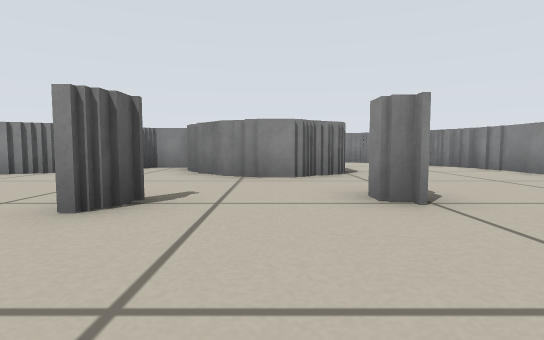
[1] (above)

18 first-person views from a walk through a world built for the Player/Stage simulator. The camera is 0.26 m above the floor, tilts 4° down and sees 80° across. The lines on the ground mark 1 m squares. The floor is counted in squares, 0.5 m on a side. Each view is taken from the middle of a square. On the plan, view 1 faces up. The plan holds only what a view shows up to about 9 squares ahead; the rest is blank. Robots are left out.

[2]
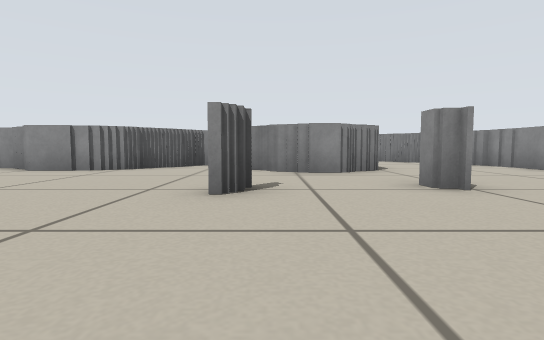

[3]
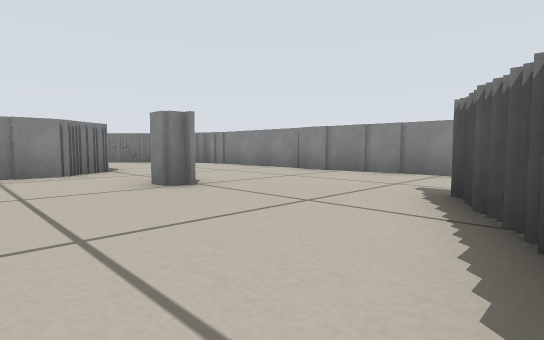

[4]
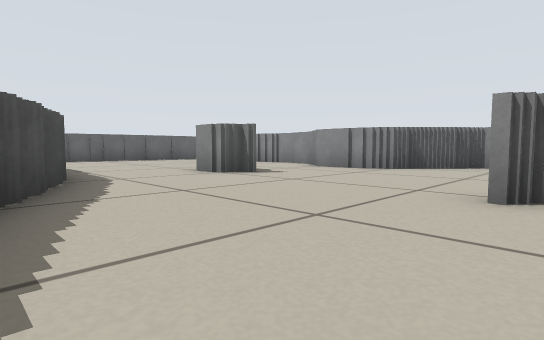

[5]
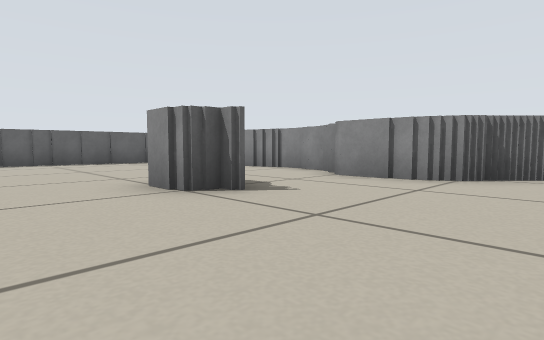

[6]
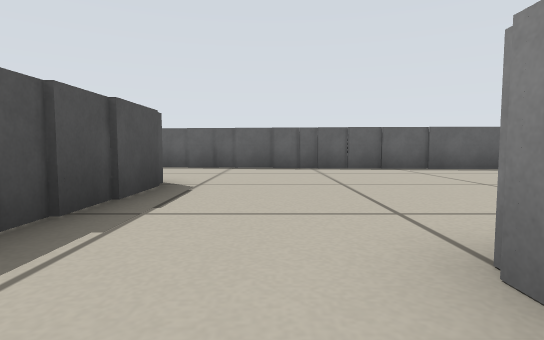

[7]
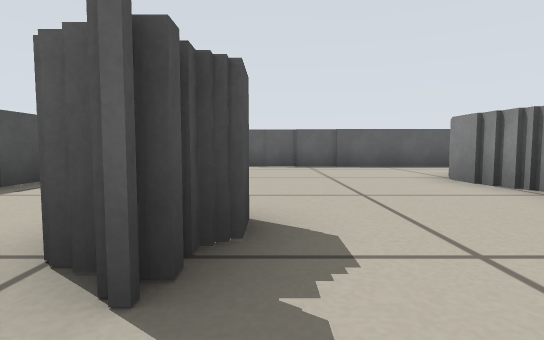

[8]
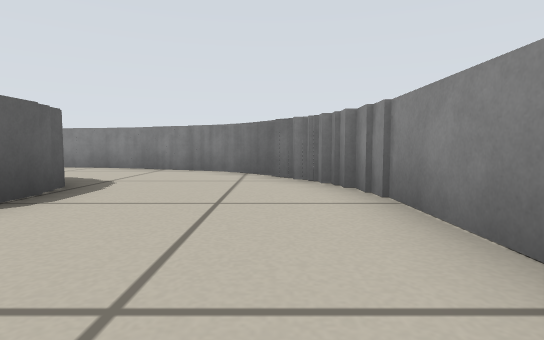

[9]
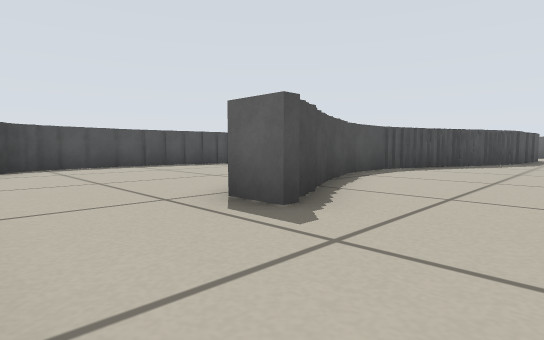

[10]
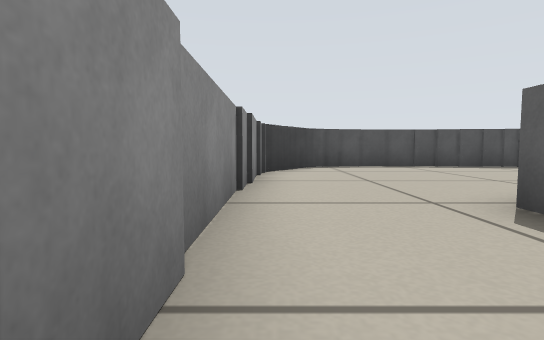

[11]
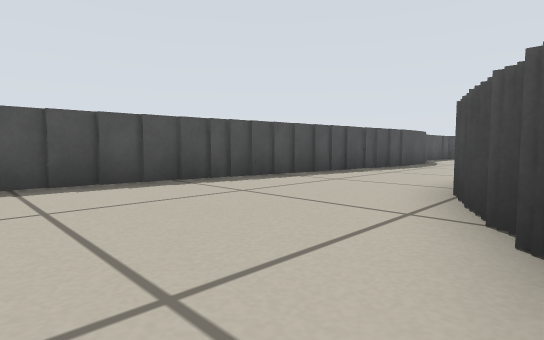

[12]
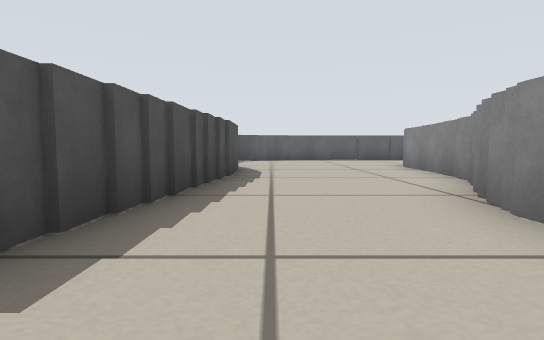

[13]
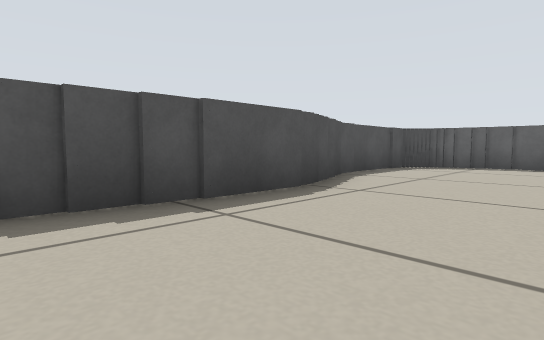

[14]
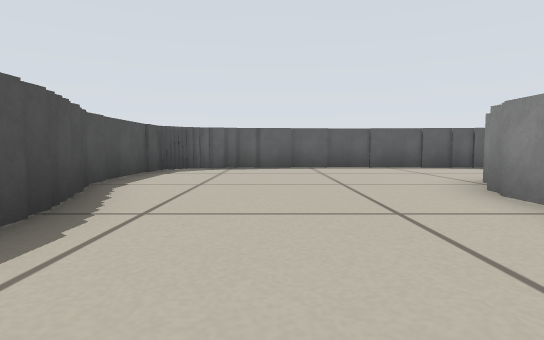

[15]
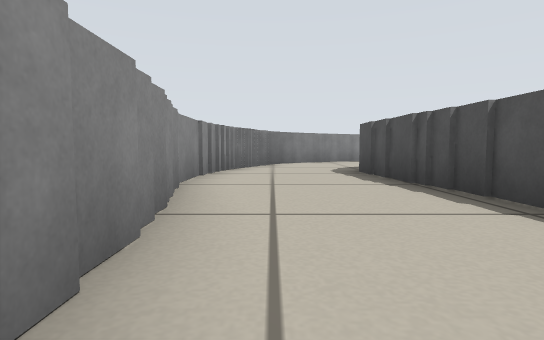

[16]
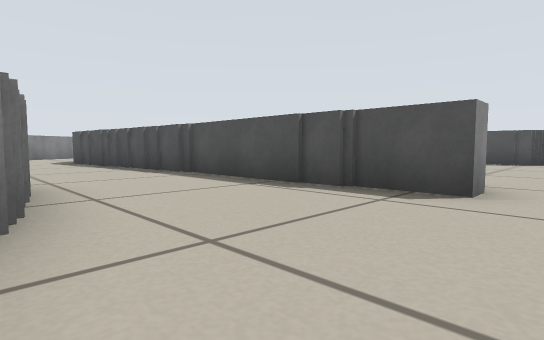

[17]
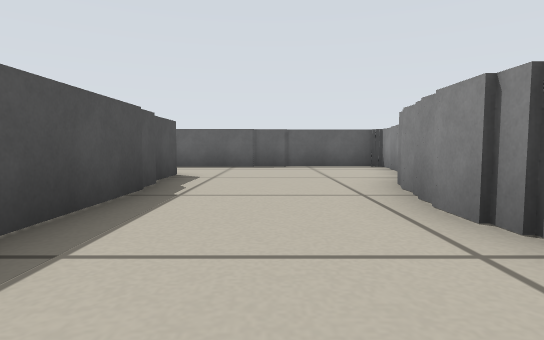

[18]
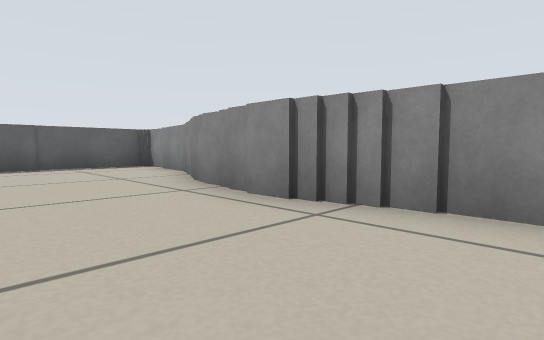

### Floor plan
Points are (right, up) in squares from view 1. A wall is a line through its corners. A room is listed if a view was taken in it or the views show most of it. See-through windows are left out.
Room 1 (views 1, 2, 3, 4, 5, 6, 7, 8, 9, 10)
walls: (-4.8, 6.2) (-6.6, 6.2); (-4.2, 6.5) (-4.9, 6.5); (-1.3, 3.2) (-1.3, 2.5); (-6.8, 3.6) (-6.2, 3.6) (-6.2, 2.9) (-7.5, 2.9); (-3.8, 7) (-4.2, 7); (-7.4, 3.8) (-6.6, 3.8); (-0.6, 6) (-1.1, 6); (-7, 7) (-10.8, 7); (-5.6, -0.3) (-5, -0.3); (-2.1, 8.3) (-3.2, 8.3); (-3.6, 8.7) (-2.6, 8.7); (-4.9, -0.7) (-4.2, -0.7); (0.6, 5.6) (-0.5, 5.6); (-4.4, -1) (-3.8, -1); (-3.9, -1.1) (-3, -1.1); (-2.8, 9) (0, 9); (1.1, 6) (0.6, 6); (-2.9, -1.5) (-0.5, -1.5); (1.5, 2.9) (1, 2.9) (1, 3.5); (1.5, 6.2) (1, 6.2); (-0.1, -1.1) (0.6, -1.1); (0.6, -1) (1.1, -1); (1.5, 8.2) (1.5, 6.9); (1.1, -0.7) (1.6, -0.7); (1.8, -0.3) (2.5, -0.3); (-10.8, 0.5) (-7.9, 0.5); (-3.9, 11.9) (-4.6, 11.9); (5.1, 3.4) (5.1, 4.2); (0, 12.3) (-3.1, 12.3); (0.9, 11.9) (0.1, 11.9); (5.4, 4.2) (5.4, 7.4); (1.8, 11.7) (0.9, 11.7); (5.1, 7.2) (5.1, 8.2); (2.2, 11.5) (1.4, 11.5); (4.9, 8.1) (4.9, 8.8); (4.7, 8.6) (4.7, 9.1); (3, 11.1) (2.2, 11.1); (5.4, 0.5) (5.4, 3.5); (3.4, 10.8) (2.9, 10.8); (3.9, 10.3) (3.4, 10.3); (-14.1, 3.1) (-14.1, 2); (-13.8, 7.5) (-13.8, 3.1); (-14.3, 2.1) (-14.3, 0.4)
ways out: opening at (4.5, -0.5) to room 2; opening at (-12.5, 0.5) to room 3; opening at (-12.5, 7) to room 4; opening at (-3.5, 10.5) to room 4
Room 2 (views 11, 12)
walls: (1.9, -6.7) (3.6, -6.7); (1, -6.9) (1.9, -6.9); (-1.1, -6.7) (1.1, -6.7); (-1.5, -6.6) (-1, -6.6); (3.8, -6.3) (4.2, -6.3); (-3.1, -3.1) (-4, -3.1); (5.4, -3.9) (5.4, 0.5); (2.9, 0.1) (2.9, -0.8); (-4, -6.3) (-1.4, -6.3); (-4.6, -6.1) (-3.9, -6.1); (-5.5, -5.9) (-4.5, -5.9)
ways out: opening at (4.5, -0.5) to room 1; opening at (-4.5, -4.5) to room 3
Room 3 (views 13, 14)
walls: (-9.4, -5.9) (-8.4, -5.9); (-7.2, -1.5) (-10, -1.5); (-8.4, -5.8) (-6.8, -5.8); (-10.5, -6.3) (-9.5, -6.3); (-11, -6.6) (-10.5, -6.6); (-6, -1.8) (-7.2, -1.8); (-6.9, -5.9) (-5.5, -5.9); (-14.1, -5.1) (-14.1, -5.9); (-12.9, -6.7) (-11, -6.7); (-13.8, -5.8) (-13.8, -6.3) (-13.2, -6.3); (-13.4, -6.6) (-12.8, -6.6); (-14.3, 0.4) (-14.3, -5.2)
ways out: opening at (-12.5, 0.5) to room 1; opening at (-4.5, -4.5) to room 2
Room 4 (views 15, 16, 17, 18)
walls: (-9.9, 8.4) (-4.9, 8.4); (-8.2, 11.7) (-9.6, 11.7); (-6.8, 11.5) (-8.2, 11.5); (-11.1, 7.6) (-11.1, 8.2) (-9.8, 8.2); (-11.1, 12.7) (-12.1, 12.7); (-5, 8.7) (-3.6, 8.7); (-5.1, 11.7) (-6.9, 11.7); (-12.9, 12.9) (-13.8, 12.9) (-13.8, 7.5)
ways out: opening at (-12.5, 7) to room 1; opening at (-3.5, 10.5) to room 1

Positions as (right, up) in squares from view 1, and headings:
1: (0, 0), facing up
2: (-1, -1), facing up
3: (-1, -1), facing up-right
4: (-1, -1), facing up-left
5: (-3, 1), facing up-left
6: (-6, 2), facing left
7: (-5, 4), facing left
8: (4, 4), facing up
9: (5, 2), facing down-left
10: (5, 2), facing down
11: (2, -2), facing down-left
12: (-1, -5), facing left
13: (-5, -3), facing down-left
14: (-6, -4), facing left
15: (-7, 11), facing right
16: (-12, 12), facing down-right
17: (-5, 10), facing left
18: (-5, 9), facing up-left
